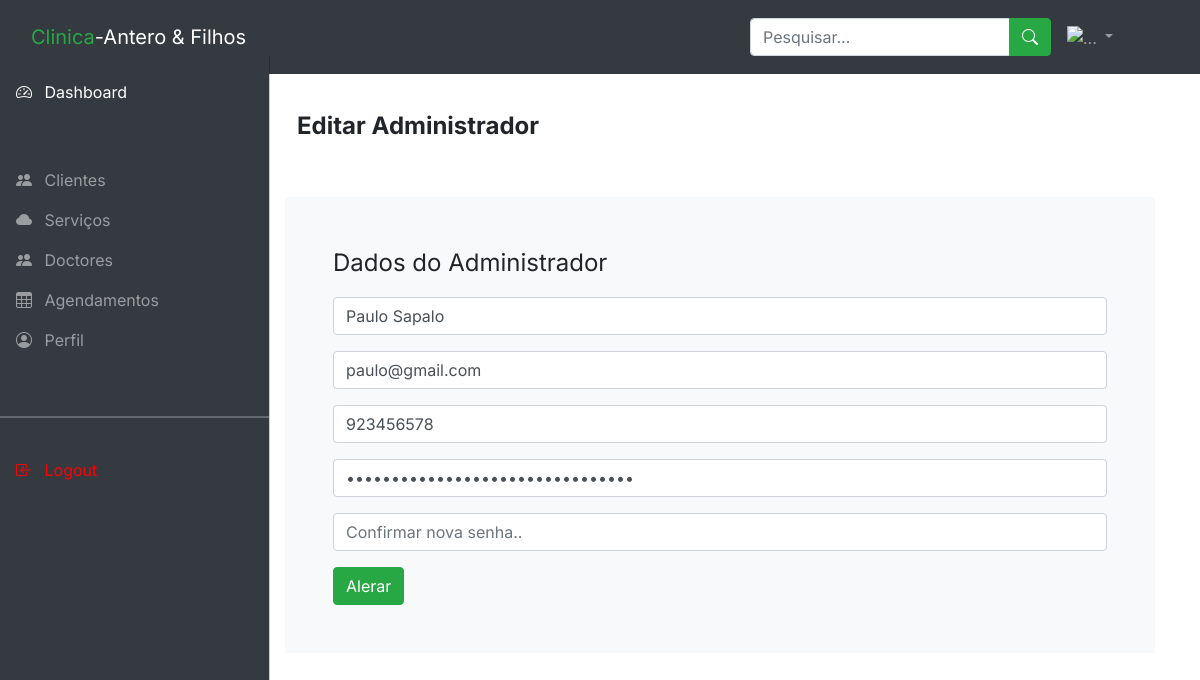
/admin/editAdmin.php?altera=1 (signed in), run on the app's committed database.
### tables this page shows
CREATE TABLE `usuario` (
  `idUser` int(11) NOT NULL,
  `nivel` varchar(45) DEFAULT NULL,
  `nome` varchar(80) DEFAULT NULL,
  `email` varchar(80) DEFAULT NULL,
  `telefone` varchar(80) DEFAULT NULL,
  `senha` varchar(120) DEFAULT NULL,
  `foto` varchar(90) DEFAULT NULL
);

### admin/editAdmin.php (the view, shortened to what this page needs)
<?php
  require_once "php/conn.php";
  require_once "php/head.php";
  if(isset($_GET['altera'])) {
    $id = $_GET['altera'];
    $query = $conexao->prepare("SELECT * FROM usuario WHERE idUser='$id'");
    if($query->execute()) {
        $result = $query->fetch(PDO::FETCH_ASSOC);
?>
    <main class="mt-5 pt-3">
      <div class="container-fluid">
        <div class="row container">
        <div class="row">
          <div class="col-md-12 mt-5">
            <h4><b>Editar Administrador</b></h4>
          </div>
        </div>
          <div class="container">
            <div>
              <form class="row bg-light mt-5" action="http://localhost/clinicaaf/admin/processaAdm.php" method="post" enctype="multipart/form-data">
                <div class="col p-5">
                  <p class="fs-4">Dados do Administrador</p>
                  <div class="mb-3">
                    <input type="text" name="nome" value="<?php echo $result['nome'] ?>" class="form-control" id="exampleFormControlInput1" placeholder="Nome..">
                  </div>
                  <div class="mb-3">
                    <input type="email" name="email" value="<?php echo $result['email'] ?>" class="form-control" id="exampleFormControlInput1" placeholder="E-mail..">
                  </div>
                  <div class="mb-3">
                    <input type="text" name="telefone" maxlength="9" class="form-control" id="telefone" value="<?php echo $result['telefone'] ?>" placeholder="Telefone..">
                  </div>
                  <div class="mb-3">
                    <input type="password" name="senha" class="form-control" id="exampleFormControlInput1" value="<?php echo $result['senha'] ?>" placeholder="Senha..">
                  </div>
                  <div class="mb-3">
                    <input type="password" name="Csenha" class="form-control" id="exampleFormControlInput1" placeholder="Confirmar nova senha..">
                  </div>
                  <button type="submit" name="editAdm" class="btn btn-success">Alerar</button>
                </div>
              </form>
            </div>
            <?php } }?>
            </div>
          </div>
        </div>
    </main>
  </body>
</html>

### admin/css/style.css (style rules this page uses)
body, button { font-family: "Inter", sans-serif; }
:root { --offcanvas-width: 270px; --topNavbarHeight: 56px; }
@media (min-width: 992px) { body { overflow: auto !important; } }
@media (min-width: 992px) { main { margin-left: var(--offcanvas-width); } }

### data on the page
usuario: nome "Paulo Sapalo", email "paulo@gmail.com", telefone "923456578"
